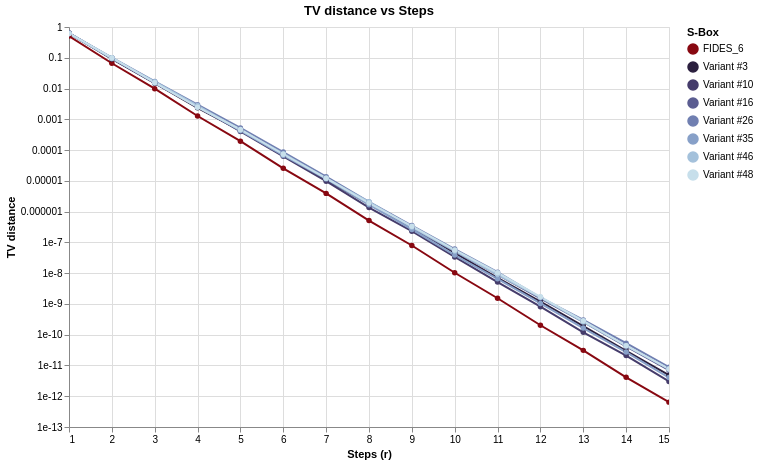

Write notebook code for a chart like this one.
### Code cell
chart_tv = compare_tv_distance_altair(
    specs,
    r_values=list(range(1,16)),
    log_scale=True,
    detail=True
)
chart_tv

### Figure 1 — Vega-Lite specification as saved in the notebook (floating-point values rounded to 4 significant figures)
{"config": {"view": {"continuousWidth": 300, "continuousHeight": 300}}, "data": {"name": "data-1b496c19995aa4e2ed268440195b1da0"}, "mark": {"type": "line", "point": true}, "encoding": {"color": {"field": "S-Box", "legend": {"title": "S-Box"}, "scale": {"domain": ["FIDES_6", "Variant #3", "Variant #10", "Variant #16", "Variant #26", "Variant #35", "Variant #46", "Variant #48"], "range": ["#880811", "#2b1f3e", "#453c6b", "#5b5d91", "#707fb1", "#87a0c8", "#a4c1db", "#c7dfeb"]}, "type": "nominal"}, "tooltip": [{"field": "r", "type": "quantitative"}, {"field": "S-Box", "type": "nominal"}, {"field": "TV distance", "type": "quantitative"}], "x": {"field": "r", "title": "Steps (r)", "type": "quantitative"}, "y": {"field": "TV distance", "scale": {"type": "log"}, "title": "TV distance", "type": "quantitative"}}, "height": 400, "params": [{"name": "param_9", "select": {"type": "interval", "encodings": ["x", "y"]}, "bind": "scales"}], "title": "TV distance vs Steps", "width": 600, "$schema": "https://vega.github.io/schema/vega-lite/v5.20.1.json", "datasets": {"data-1b496c19995aa4e2ed268440195b1da0": [{"r": 1, "S-Box": "FIDES_6", "TV distance": 0.5082}, {"r": 2, "S-Box": "FIDES_6", "TV distance": 0.06628}, {"r": 3, "S-Box": "FIDES_6", "TV distance": 0.0099}, {"r": 4, "S-Box": "FIDES_6", "TV distance": 0.001279}, {"r": 5, "S-Box": "FIDES_6", "TV distance": 0.0001952}, {"r": 6, "S-Box": "FIDES_6", "TV distance": 2.556e-05}, {"r": 7, "S-Box": "FIDES_6", "TV distance": 3.914e-06}, {"r": 8, "S-Box": "FIDES_6", "TV distance": 5.103e-07}, {"r": 9, "S-Box": "FIDES_6", "TV distance": 7.921e-08}, {"r": 10, "S-Box": "FIDES_6", "TV distance": 1.029e-08}, {"r": 11, "S-Box": "FIDES_6", "TV distance": 1.53e-09}, {"r": 12, "S-Box": "FIDES_6", "TV distance": 2.028e-10}, {"r": 13, "S-Box": "FIDES_6", "TV distance": 3.095e-11}, {"r": 14, "S-Box": "FIDES_6", "TV distance": 4.113e-12}, {"r": 15, "S-Box": "FIDES_6", "TV distance": 6.428e-13}, {"r": 1, "S-Box": "Variant #3", "TV distance": 0.619}, {"r": 2, "S-Box": "Variant #3", "TV distance": 0.09144}, {"r": 3, "S-Box": "Variant #3", "TV distance": 0.01496}, {"r": 4, "S-Box": "Variant #3", "TV distance": 0.002355}, {"r": 5, "S-Box": "Variant #3", "TV distance": 0.0004287}, {"r": 6, "S-Box": "Variant #3", "TV distance": 7.183e-05}, {"r": 7, "S-Box": "Variant #3", "TV distance": 1.076e-05}, {"r": 8, "S-Box": "Variant #3", "TV distance": 1.746e-06}, {"r": 9, "S-Box": "Variant #3", "TV distance": 3.047e-07}, {"r": 10, "S-Box": "Variant #3", "TV distance": 4.516e-08}, {"r": 11, "S-Box": "Variant #3", "TV distance": 7.035e-09}, {"r": 12, "S-Box": "Variant #3", "TV distance": 1.187e-09}, {"r": 13, "S-Box": "Variant #3", "TV distance": 1.914e-10}, {"r": 14, "S-Box": "Variant #3", "TV distance": 3.001e-11}, {"r": 15, "S-Box": "Variant #3", "TV distance": 4.813e-12}, {"r": 1, "S-Box": "Variant #10", "TV distance": 0.6349}, {"r": 2, "S-Box": "Variant #10", "TV distance": 0.09778}, {"r": 3, "S-Box": "Variant #10", "TV distance": 0.01563}, {"r": 4, "S-Box": "Variant #10", "TV distance": 0.002643}, {"r": 5, "S-Box": "Variant #10", "TV distance": 0.0004026}, {"r": 6, "S-Box": "Variant #10", "TV distance": 6.283e-05}, {"r": 7, "S-Box": "Variant #10", "TV distance": 9.743e-06}, {"r": 8, "S-Box": "Variant #10", "TV distance": 1.354e-06}, {"r": 9, "S-Box": "Variant #10", "TV distance": 2.313e-07}, {"r": 10, "S-Box": "Variant #10", "TV distance": 3.372e-08}, {"r": 11, "S-Box": "Variant #10", "TV distance": 5.122e-09}, {"r": 12, "S-Box": "Variant #10", "TV distance": 8.123e-10}, {"r": 13, "S-Box": "Variant #10", "TV distance": 1.199e-10}, {"r": 14, "S-Box": "Variant #10", "TV distance": 2.101e-11}, {"r": 15, "S-Box": "Variant #10", "TV distance": 3.009e-12}, {"r": 1, "S-Box": "Variant #16", "TV distance": 0.6349}, {"r": 2, "S-Box": "Variant #16", "TV distance": 0.09485}, {"r": 3, "S-Box": "Variant #16", "TV distance": 0.01535}, {"r": 4, "S-Box": "Variant #16", "TV distance": 0.002553}, {"r": 5, "S-Box": "Variant #16", "TV distance": 0.0004379}, {"r": 6, "S-Box": "Variant #16", "TV distance": 7.465e-05}, {"r": 7, "S-Box": "Variant #16", "TV distance": 1.218e-05}, {"r": 8, "S-Box": "Variant #16", "TV distance": 1.928e-06}, {"r": 9, "S-Box": "Variant #16", "TV distance": 2.883e-07}, {"r": 10, "S-Box": "Variant #16", "TV distance": 5.073e-08}, {"r": 11, "S-Box": "Variant #16", "TV distance": 8.931e-09}, {"r": 12, "S-Box": "Variant #16", "TV distance": 1.525e-09}, {"r": 13, "S-Box": "Variant #16", "TV distance": 2.617e-10}, {"r": 14, "S-Box": "Variant #16", "TV distance": 4.188e-11}, {"r": 15, "S-Box": "Variant #16", "TV distance": 6.998e-12}, {"r": 1, "S-Box": "Variant #26", "TV distance": 0.619}, {"r": 2, "S-Box": "Variant #26", "TV distance": 0.101}, {"r": 3, "S-Box": "Variant #26", "TV distance": 0.01696}, {"r": 4, "S-Box": "Variant #26", "TV distance": 0.002994}, {"r": 5, "S-Box": "Variant #26", "TV distance": 0.0005247}, {"r": 6, "S-Box": "Variant #26", "TV distance": 8.628e-05}, {"r": 7, "S-Box": "Variant #26", "TV distance": 1.366e-05}, {"r": 8, "S-Box": "Variant #26", "TV distance": 2.067e-06}, {"r": 9, "S-Box": "Variant #26", "TV distance": 3.525e-07}, {"r": 10, "S-Box": "Variant #26", "TV distance": 6.077e-08}, {"r": 11, "S-Box": "Variant #26", "TV distance": 1.081e-08}, {"r": 12, "S-Box": "Variant #26", "TV distance": 1.614e-09}, {"r": 13, "S-Box": "Variant #26", "TV distance": 3.026e-10}, {"r": 14, "S-Box": "Variant #26", "TV distance": 5.286e-11}, {"r": 15, "S-Box": "Variant #26", "TV distance": 8.779e-12}, {"r": 1, "S-Box": "Variant #35", "TV distance": 0.619}, {"r": 2, "S-Box": "Variant #35", "TV distance": 0.099}, {"r": 3, "S-Box": "Variant #35", "TV distance": 0.01544}, {"r": 4, "S-Box": "Variant #35", "TV distance": 0.002516}, {"r": 5, "S-Box": "Variant #35", "TV distance": 0.0004262}, {"r": 6, "S-Box": "Variant #35", "TV distance": 6.676e-05}, {"r": 7, "S-Box": "Variant #35", "TV distance": 1.158e-05}, {"r": 8, "S-Box": "Variant #35", "TV distance": 1.677e-06}, {"r": 9, "S-Box": "Variant #35", "TV distance": 2.642e-07}, {"r": 10, "S-Box": "Variant #35", "TV distance": 3.874e-08}, {"r": 11, "S-Box": "Variant #35", "TV distance": 6.549e-09}, {"r": 12, "S-Box": "Variant #35", "TV distance": 1.041e-09}, {"r": 13, "S-Box": "Variant #35", "TV distance": 1.644e-10}, {"r": 14, "S-Box": "Variant #35", "TV distance": 2.729e-11}, {"r": 15, "S-Box": "Variant #35", "TV distance": 4.045e-12}, {"r": 1, "S-Box": "Variant #46", "TV distance": 0.619}, {"r": 2, "S-Box": "Variant #46", "TV distance": 0.09535}, {"r": 3, "S-Box": "Variant #46", "TV distance": 0.01675}, {"r": 4, "S-Box": "Variant #46", "TV distance": 0.002804}, {"r": 5, "S-Box": "Variant #46", "TV distance": 0.0004479}, {"r": 6, "S-Box": "Variant #46", "TV distance": 7.616e-05}, {"r": 7, "S-Box": "Variant #46", "TV distance": 1.204e-05}, {"r": 8, "S-Box": "Variant #46", "TV distance": 2.091e-06}, {"r": 9, "S-Box": "Variant #46", "TV distance": 3.153e-07}, {"r": 10, "S-Box": "Variant #46", "TV distance": 5.265e-08}, {"r": 11, "S-Box": "Variant #46", "TV distance": 8.969e-09}, {"r": 12, "S-Box": "Variant #46", "TV distance": 1.642e-09}, {"r": 13, "S-Box": "Variant #46", "TV distance": 2.609e-10}, {"r": 14, "S-Box": "Variant #46", "TV distance": 4.386e-11}, {"r": 15, "S-Box": "Variant #46", "TV distance": 7.648e-12}, {"r": 1, "S-Box": "Variant #48", "TV distance": 0.619}, {"r": 2, "S-Box": "Variant #48", "TV distance": 0.1007}, {"r": 3, "S-Box": "Variant #48", "TV distance": 0.0155}, {"r": 4, "S-Box": "Variant #48", "TV distance": 0.002484}, {"r": 5, "S-Box": "Variant #48", "TV distance": 0.0004666}, {"r": 6, "S-Box": "Variant #48", "TV distance": 7.32e-05}, {"r": 7, "S-Box": "Variant #48", "TV distance": 1.224e-05}, {"r": 8, "S-Box": "Variant #48", "TV distance": 1.89e-06}, {"r": 9, "S-Box": "Variant #48", "TV distance": 3.361e-07}, {"r": 10, "S-Box": "Variant #48", "TV distance": 5.693e-08}, {"r": 11, "S-Box": "Variant #48", "TV distance": 1.031e-08}, {"r": 12, "S-Box": "Variant #48", "TV distance": 1.704e-09}, {"r": 13, "S-Box": "Variant #48", "TV distance": 2.827e-10}, {"r": 14, "S-Box": "Variant #48", "TV distance": 4.371e-11}, {"r": 15, "S-Box": "Variant #48", "TV distance": 7.716e-12}]}}
